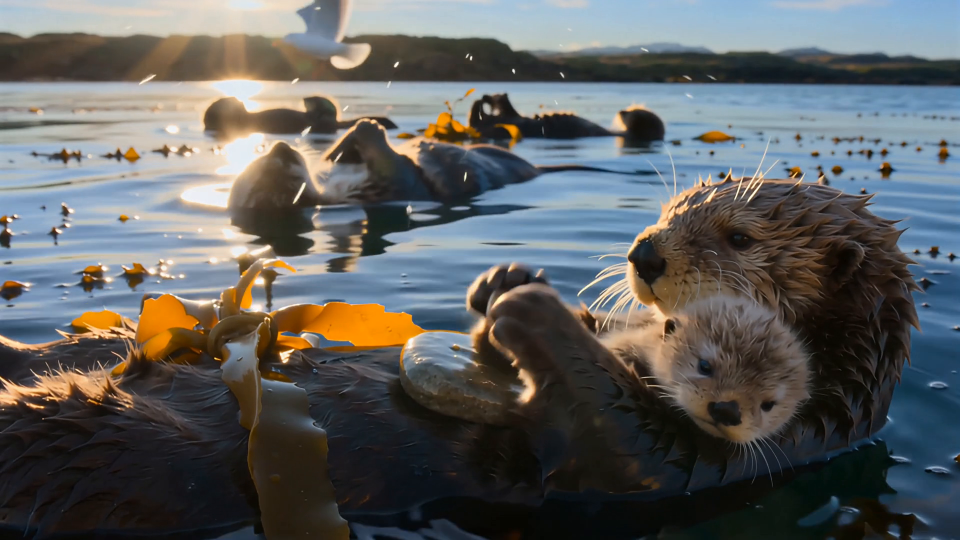
#> input picture TestVideos/candidates/otter013/track/t0.5.png, 1920 x 1080 px (shown at 1/2 size); its folder holds 4 pictures in this run
$ python track_subject.py
#> lines starting #> are read from the running program, lines starting #| are printed output that depends on the picture; after the words box and inside, x2 and y2 are one past the last pixel; in counts of white or black regions, pixels touching at a corner belong together
"""Face-anchored tracking for pov013: find the otter's horizontal centre per frame.

Method: the sea otter's wet dark fur is the darkest large object in the lower-middle
band of the frame (the dark coastline sits in the top ~25%, so it is excluded).
We threshold dark pixels in that band and take their column-wise centroid.

VALIDATION: we already have three independent vision readings of the head centre
(t=2s -> 0.25, t=7s -> 0.60, t=12s -> 0.90). If this tracker reproduces those,
the path is trustworthy; if it does not, we fall back to blur-pad rather than
ship a blind crop.
"""
import subprocess, sys, os
import numpy as np
from PIL import Image

SRC = "pov013_raw1080.mp4"
OUT = "track"
os.makedirs(OUT, exist_ok=True)

DUR = 15.041667
STEP = 0.5
times = [round(t, 2) for t in np.arange(0.5, DUR, STEP)]

# vertical band to search: skip the sky/coastline at top, skip the very bottom edge
TOP_FRAC, BOT_FRAC = 0.28, 0.88

path = []
for t in times:
    png = os.path.join(OUT, f"t{t}.png")
    if not os.path.exists(png):
        subprocess.run(["ffmpeg", "-y", "-v", "error", "-ss", str(t), "-i", SRC,
                        "-frames:v", "1", png], check=True)
    im = Image.open(png).convert("RGB")
#> im is the input picture: PIL image 1920x1080 RGB; mean R, G, B 94.4, 95.6, 95.1
    W, H = im.size
#> W = 1920; H = 1080
    a = np.asarray(im, dtype=np.float32) / 255.0
    lum = 0.2126 * a[:, :, 0] + 0.7152 * a[:, :, 1] + 0.0722 * a[:, :, 2]
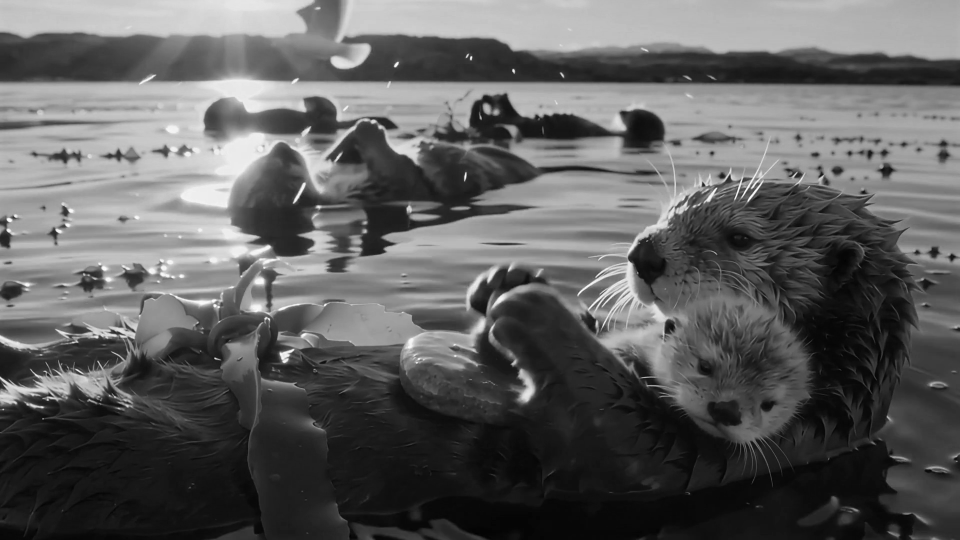
#> lum: shape (1080, 1920) float32 (shown at 1/2 size); min 0.00333, max 1, mean 0.374
    y0, y1 = int(TOP_FRAC * H), int(BOT_FRAC * H)
#> y0 = 302; y1 = 950
    band = lum[y0:y1, :]
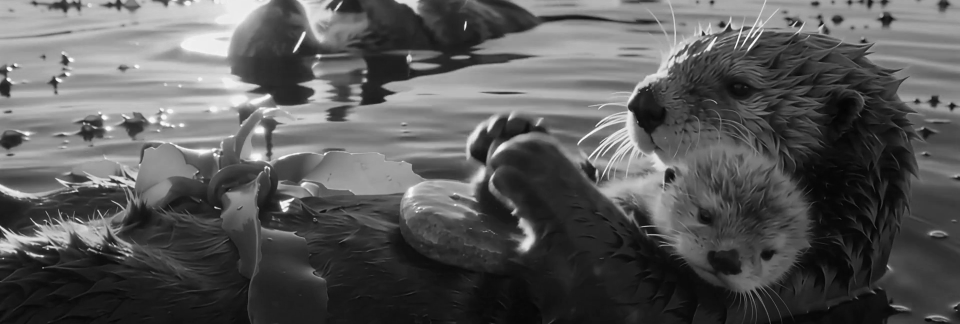
#> band: shape (648, 1920) float32 (shown at 1/2 size); min 0.00728, max 1, mean 0.349
    # darkest ~6% of the band's pixels
    thr = np.percentile(band, 6)
#> thr = 0.0668
    mask = band <= thr
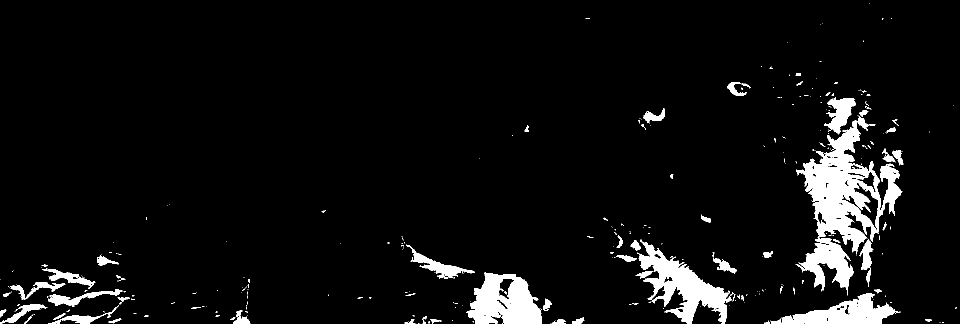
#> mask: shape (648, 1920) bool (shown at 1/2 size); 6% white; 336 white regions (261 under 20 px), largest, box (x1, y1, x2, y2) and area: (1592, 231, 1805, 509) 21428, (1277, 479, 1463, 648) 11292, (932, 545, 1084, 648) 10223
    cols = mask.sum(axis=0).astype(np.float64)
#> cols = 1920 values, max 374 at index 1688, min 0 at index 260, mean 38.88
    # smooth the column profile so a stray speck cannot drag the centroid
    k = np.ones(41) / 41.0
    cols_s = np.convolve(cols, k, mode="same")
#> cols_s = 1920 values, max 331.4 at index 1677, min 0 at index 521, mean 38.84
    xs = np.arange(W, dtype=np.float64)
#> xs = 1920 values from 0 to 1919
    total = cols_s.sum()
#> total = 74576.5
    cx = float((cols_s * xs).sum() / total) if total > 0 else W / 2.0
#> cx = 1348.5
    path.append((t, cx / W, float(mask.sum())))
#> pass 2 of the loop `for t in times:`:
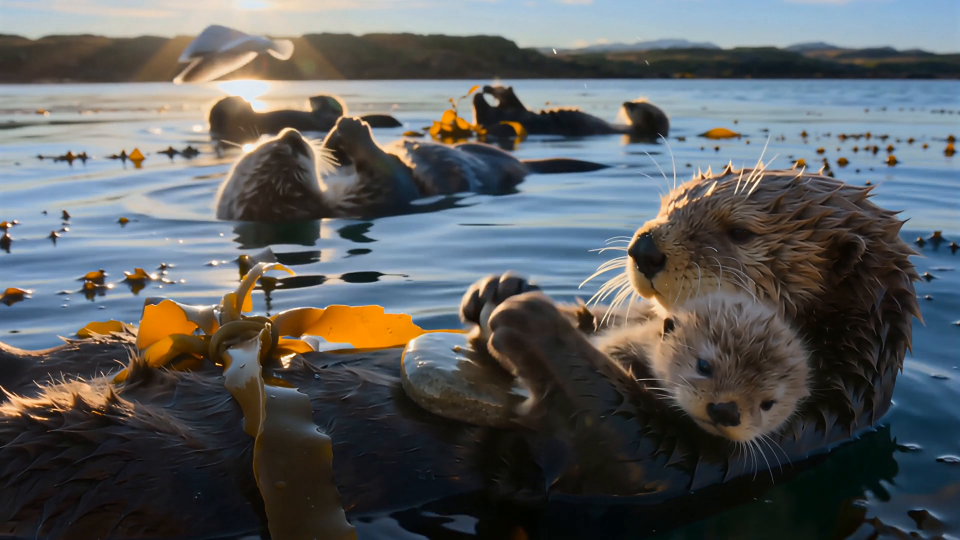
#> input picture TestVideos/candidates/otter013/track/t1.0.png, 1920 x 1080 px (shown at 1/2 size)
#> im is the input picture: PIL image 1920x1080 RGB; mean R, G, B 90, 92.4, 93.4
#> `band = lum[y0:y1, :]`:
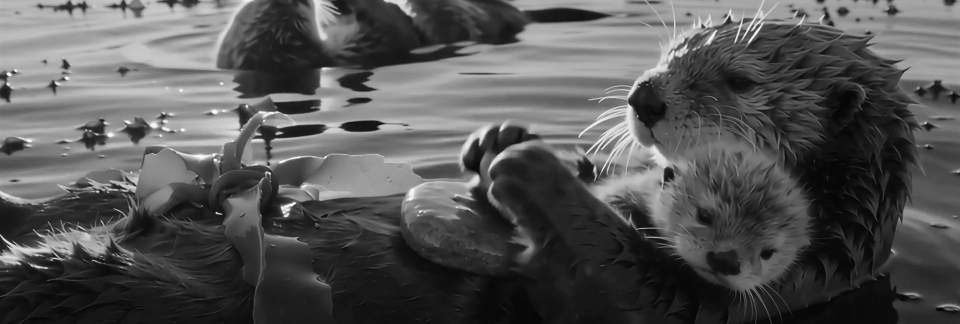
#> band: shape (648, 1920) float32 (shown at 1/2 size); min 0.00394, max 1, mean 0.334
#> thr = 0.0617
#> `mask = band <= thr`:
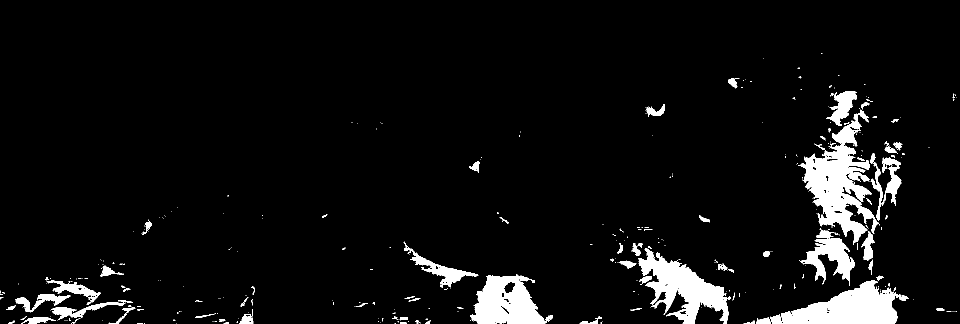
#> mask: shape (648, 1920) bool (shown at 1/2 size); 6% white; 391 white regions (307 under 20 px), largest, box (x1, y1, x2, y2) and area: (1596, 219, 1760, 490) 16127, (1540, 561, 1818, 648) 12572, (1277, 497, 1461, 648) 11622
#> cols = 1920 values, max 382 at index 1689, min 0 at index 10, mean 38.88
#> cols_s = 1920 values, max 328.5 at index 1682, min 0 at index 546, mean 38.87
#> total = 74632.4
#> cx = 1363.1
#> pass 3 of the loop `for t in times:`:
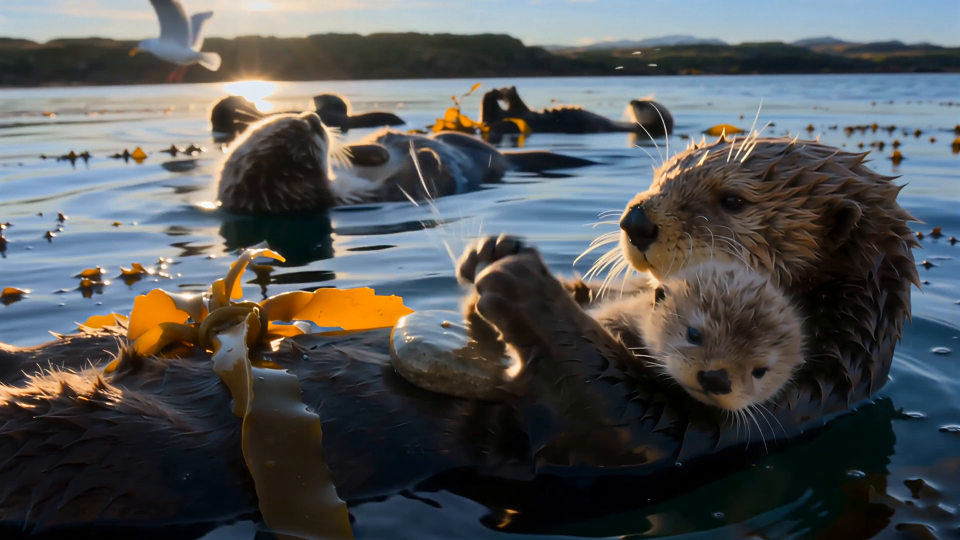
#> input picture TestVideos/candidates/otter013/track/t1.5.png, 1920 x 1080 px (shown at 1/2 size)
#> im is the input picture: PIL image 1920x1080 RGB; mean R, G, B 82.3, 84.3, 85.1
#> `band = lum[y0:y1, :]`:
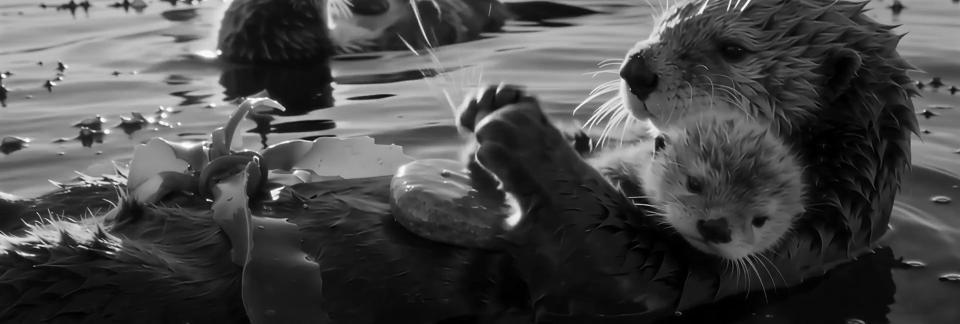
#> band: shape (648, 1920) float32 (shown at 1/2 size); min 0, max 1, mean 0.29
#> thr = 0.0362
#> `mask = band <= thr`:
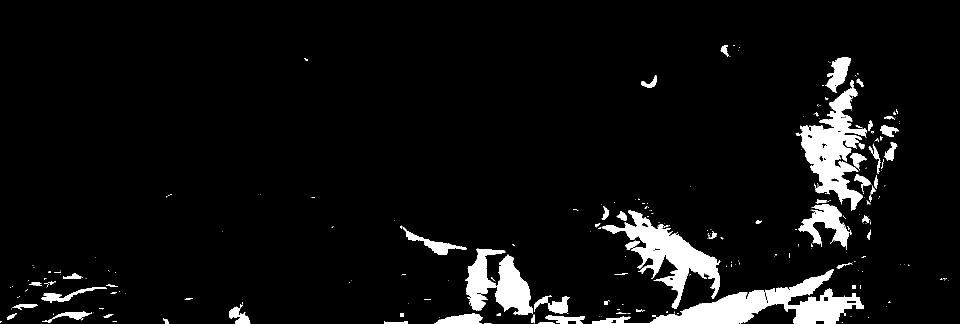
#> mask: shape (648, 1920) bool (shown at 1/2 size); 6.1% white; 284 white regions (211 under 20 px), largest, box (x1, y1, x2, y2) and area: (1184, 539, 1728, 648) 18359, (1204, 421, 1441, 618) 13211, (1600, 222, 1733, 422) 12360
#> cols = 1920 values, max 350 at index 1677, min 0 at index 4, mean 39.42
#> cols_s = 1920 values, max 311 at index 1672, min 0 at index 271, mean 39.41
#> total = 75676.3
#> cx = 1359.8
#> (the run stopped early here; a loop or call above may not have finished)
